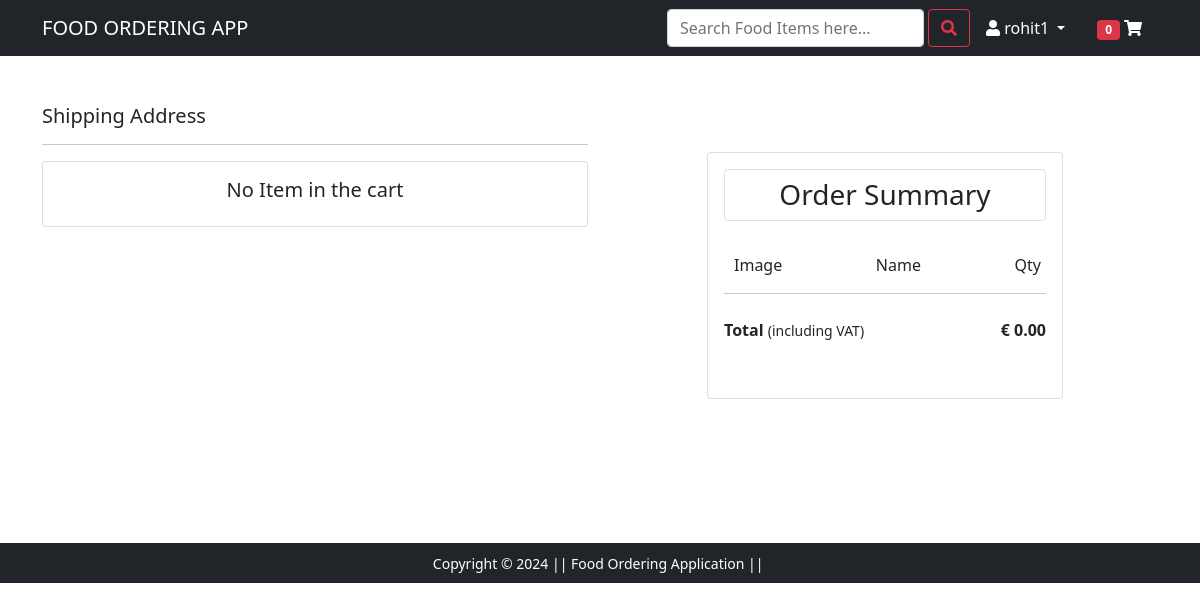
The page /checkout/ (signed in) on the database as committed earlier.
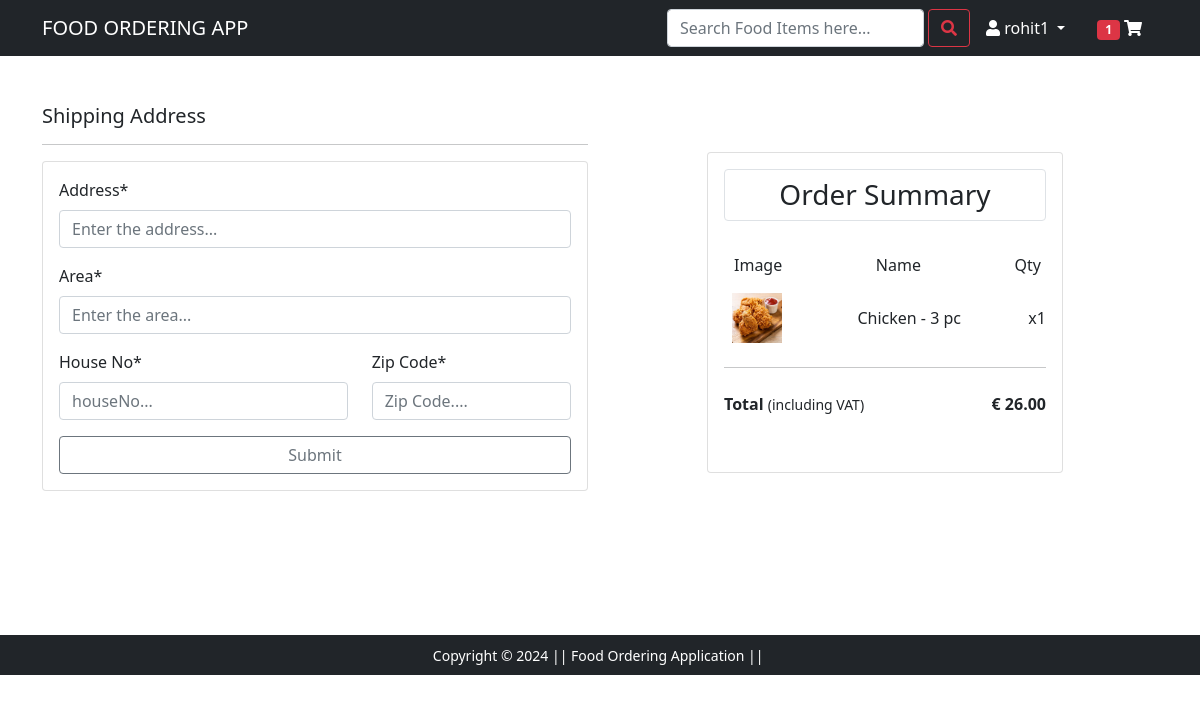
The same page on the database as committed later.
### orderApp/models.py (models this page shows, shortened)
class OrderItem(models.Model):
    product = models.ForeignKey(FoodItem, on_delete=models.SET_NULL, null=True)
    order = models.ForeignKey(Order, on_delete=models.SET_NULL, null=True, blank=True)
    quantity = models.IntegerField(default=0, null=True, blank=True)
    date_added = models.DateTimeField(auto_now_add=True)
    @property
    def get_total(self):
        total = self.product.price * self.quantity
        return total

### restaurantApp/models.py (models this page shows, shortened)
class FoodItem(models.Model):
    category = models.ForeignKey(Category, on_delete=models.CASCADE, blank=True, null=True)
    name = models.CharField(max_length=200)
    price = models.DecimalField(max_length=100, decimal_places=2, max_digits=5)
    image = models.ImageField(blank=True, null=True, upload_to='FoodItem-images')

### orderApp/views.py (the view, shortened to what this page needs)
# urls.py: path('checkout/',check,name='checkout'),
def check(request):
    if request.user.is_authenticated:
        try:
            customer = request.user.profile
            order = Order.objects.get(customer=customer, is_complete=False)
            orderItems = OrderItem.objects.filter(order=order)
            grand_total = order.grand_total
            cartObjects = orderItems.count()
        except:
            print('cart is empty..')
            cartObjects = 0
            grand_total = 0
            order = {'get_cart_total': 0, 'get_cart_item': 0}
            orderItems = []
    else:
        cartObjects = 0
        grand_total = 0
        order = {'get_cart_total': 0, 'get_cart_item': 0}
        orderItems = []
    context = {
        'order': order,
        'orderItems': orderItems,
        'grand_total': grand_total,
        'cartObjects': cartObjects,
    }
    return render(request, 'checkout.html', context)

### accountApp/models.py (called while the page is built)
    def __str__(self):
        return self.email

### orderApp/models.py (called while the page is built)
    @property
    def grand_total(self):
        orderitems = self.orderitem_set.all()
        total = sum([item.get_total for item in orderitems])
        if total > 0:
            total += self.shipping_charge
        else:
            self.shipping_charge = 0.00
        return total

### templates/checkout.html (shortened to what this page needs)
{% extends 'base1.html' %}
{% load static %}
{% load crispy_forms_tags %}
{% block body %}
<div class="container">
 <div class="row mt-5">
  <div class="col-md-6">
    <h5>Shipping Address</h5>
    <hr>
      <div class="card p-0">
        <div class="card-body">
          {% if cartObjects > 0%}
          <form action="" method="post" id="shipping-form" name="Shipping-form" novalidate onsubmit="return ShippingAddress()">
            <div class="mb-3" id="add_address">
              <label for="address" class="form-label">Address*</label>
              <input type="text" class="form-control" id="address" name="address" placeholder="Enter the address..." required>
             </div>
             <div class="mb-3" id="add_area">
              <label for="area" class="form-label">Area*</label>
              <input type="text" class="form-control" id="area" name="area" placeholder="Enter the area..." required>
             </div>
             <div class="row">
               <div class="col-md-7">
                <div class="mb-3" id="add_houseNo">
                  <label for="houseNo" class="form-label">House No*</label>
                  <input type="text" class="form-control" id="houseNo" name="houseNo" placeholder="houseNo..." required>
                 </div>
               </div>
               <div class="col-md-5">
                <div class="mb-3" id="add_zipcode">
                  <label for="zipcode" class="form-label">Zip Code*</label>
                  <input type="number" class="form-control" id="zipcode" name="zipcode" placeholder="Zip Code...." required>
                 </div>
               </div>
             </div>
             <div class="form-group">
              <input type="submit" class="form-control btn-outline-secondary">
              </div>
          </form>
          {% else %}
          <h5 class="text-center">No Item in the cart</h5>
          {% endif %}
        </div>
      </div>
  </div>
  <div class="col-md-1">
  </div>
  <div class="col-sm-4 mt-5">
    <div class="card">
     <div class="card-body">
       <h3 class="text-center border rounded p-2 m-0">Order Summary</h3>
       <ul class="list-group pt-4 pb-4 pl-1 pr-1">
        <li class="list-group-item d-flex justify-content-between align-items-center border-0 px-0 pb-0 ">
          <span id="image" class="ml-2">Image</span>
          <span id="name" class="">Name</span>
          <span id="qty" class="">Qty</span>
        </li>
         {% for item in orderItems %}
        <li class="list-group-item d-flex justify-content-between align-items-center border-0 px-0 pb-0">
          <img class="m-2" src="{{item.product.image.url}}" alt="" height="50px" width="50px">
          <span>{{item.product.name}}</span>
          <span>x{{item.quantity}}</span>
        </li>
        {% endfor %}
        <hr>
        <li class="list-group-item d-flex justify-content-between align-items-center border-0 px-0 mb-2">
         <div>
            <strong>Total</strong> <small>(including VAT)</small>
          </div>
          {% if grand_total %}
          <span><strong>€ {{grand_total}}</strong></span>
          {% else %}
          <span><strong>€ 0.00</strong></span>
          {% endif %}
        </li>
       </ul>
     </div>
    </div>
   </div>
  </div>
  <div class="row p-4 m-5">
  </div>
</div>
{% endblock body %}

### templates/base1.html (shortened to what this page needs)
<!DOCTYPE html>
{% load static %}
<html lang="en">
  <head>
    <link rel="stylesheet" href="{% static 'css/bootstrap.min.css' %}">
    <link rel="stylesheet" href="{% static 'css/owl.carousel.min.css' %}" />
    <link rel="stylesheet" href="https://cdnjs.cloudflare.com/ajax/libs/font-awesome/5.15.3/css/all.min.css" />
    <link rel="stylesheet" href="{% static 'css/style.css' %}" />
  </head>
  <body>
    <nav class="navbar navbar-expand-lg navbar-dark bg-dark">
      <div class="container">
        <a class="navbar-brand" href="{% url 'home' %}">FOOD ORDERING APP</a>
        <div class="collapse navbar-collapse" id="navbarSupportedContent">
          <form class="d-flex" action="/item-search" method="get">
            <input
              class="form-control me-1"
              type="search"
              placeholder="Search Food Items here..."
              aria-label="Search"
              name="query"
              id="query"
            />
            <button class="btn btn-outline-danger" type="submit">
              <i class="fas fa-search"></i>
            </button>
          </form>
          <div>
            <ul class="navbar-nav me-auto mb-2 mb-lg-0">
              {% if request.user.is_authenticated %}
              <li class="adc nav-item dropdown mx-2 active">
                <a
                  class="nav-link dropdown-toggle text-white"
                  href="#"
                  id="profileDropdown"
                  role="button"
                  data-bs-toggle="dropdown"
                  aria-expanded="false"
                >
                  <i class="fas fa-user"></i> {{request.user.username}}
                </a>
              </li>
              {% endif %}
              <li class="nav-item mx-2">
                <a href="{% url 'cart' %}" class="nav-link text-white">
                  {% if cartObjects %}
                  <span class="badge bg-danger" id="cart-total">{{cartObjects}}</span>
                  {% else %}
                  <span class="badge bg-danger" id="cart-total">0</span>
                  {% endif %}
                  <i class="fas fa-shopping-cart"></i
                ></a>
              </li>
            </ul>
          </div>
        </div>
      </div>
    </nav>
     {% block body %} {% endblock body %}
    <footer class="container-fluid bg-dark text-center p-2 mt-5">
      <small class="text-white"
        >Copyright &copy; 2024 || Food Ordering Application ||
      </small>
    </footer>
  </body>
</html>

Rows that differ between the two databases and show on the page:
added OrderItem: product.image (picture), product.name "Chicken - 3 pc", quantity "1"
Other text that changed with them:
{{ cartObjects }}: (not shown) → "1"
{{ grand_total }}: (not shown) → "26.00"
text no longer shown: "0 No Item in the cart € 0.00"
text now shown: "Address* Area* House No* Zip Code* €"
